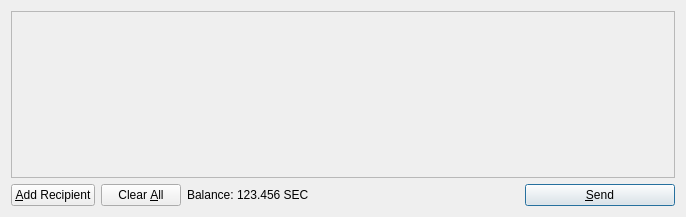
<?xml version="1.0" encoding="UTF-8"?>
<ui version="4.0">
 <class>SendCoinsDialog</class>
 <widget class="QDialog" name="SendCoinsDialog">
  <property name="geometry">
   <rect>
    <x>0</x>
    <y>0</y>
    <width>686</width>
    <height>217</height>
   </rect>
  </property>
  <property name="windowTitle">
   <string>Send Coins</string>
  </property>
  <layout class="QVBoxLayout" name="verticalLayout">
   <item>
    <widget class="QScrollArea" name="scrollArea">
     <property name="widgetResizable">
      <bool>true</bool>
     </property>
     <widget class="QWidget" name="scrollAreaWidgetContents">
      <property name="geometry">
       <rect>
        <x>0</x>
        <y>0</y>
        <width>666</width>
        <height>165</height>
       </rect>
      </property>
      <layout class="QVBoxLayout" name="verticalLayout_2">
       <property name="margin">
        <number>0</number>
       </property>
       <item>
        <layout class="QVBoxLayout" name="entries">
         <property name="spacing">
          <number>6</number>
         </property>
        </layout>
       </item>
       <item>
        <spacer name="verticalSpacer">
         <property name="orientation">
          <enum>Qt::Vertical</enum>
         </property>
         <property name="sizeHint" stdset="0">
          <size>
           <width>20</width>
           <height>40</height>
          </size>
         </property>
        </spacer>
       </item>
      </layout>
     </widget>
    </widget>
   </item>
   <item>
    <layout class="QHBoxLayout" name="horizontalLayout">
     <item>
      <widget class="QPushButton" name="addButton">
       <property name="toolTip">
        <string>Send to multiple recipients at once</string>
       </property>
       <property name="text">
        <string>&amp;Add Recipient</string>
       </property>
       <property name="icon">
        <iconset resource="../bitcoin.qrc">
         <normaloff>:/icons/add</normaloff>:/icons/add</iconset>
       </property>
       <property name="autoDefault">
        <bool>false</bool>
       </property>
      </widget>
     </item>
     <item>
      <widget class="QPushButton" name="clearButton">
       <property name="sizePolicy">
        <sizepolicy hsizetype="Minimum" vsizetype="Fixed">
         <horstretch>0</horstretch>
         <verstretch>0</verstretch>
        </sizepolicy>
       </property>
       <property name="toolTip">
        <string>Remove all transaction fields</string>
       </property>
       <property name="text">
        <string>Clear &amp;All</string>
       </property>
       <property name="icon">
        <iconset resource="../bitcoin.qrc">
         <normaloff>:/icons/remove</normaloff>:/icons/remove</iconset>
       </property>
       <property name="autoRepeatDelay">
        <number>300</number>
       </property>
       <property name="autoDefault">
        <bool>false</bool>
       </property>
      </widget>
     </item>
     <item>
      <layout class="QHBoxLayout" name="horizontalLayout_2">
       <property name="spacing">
        <number>3</number>
       </property>
       <item>
        <widget class="QLabel" name="label">
         <property name="text">
          <string>Balance:</string>
         </property>
        </widget>
       </item>
       <item>
        <widget class="QLabel" name="labelBalance">
         <property name="cursor">
          <cursorShape>IBeamCursor</cursorShape>
         </property>
         <property name="text">
          <string>123.456 SEC</string>
         </property>
         <property name="textInteractionFlags">
          <set>Qt::LinksAccessibleByMouse|Qt::TextSelectableByKeyboard|Qt::TextSelectableByMouse</set>
         </property>
        </widget>
       </item>
      </layout>
     </item>
     <item>
      <spacer name="horizontalSpacer">
       <property name="orientation">
        <enum>Qt::Horizontal</enum>
       </property>
       <property name="sizeHint" stdset="0">
        <size>
         <width>40</width>
         <height>20</height>
        </size>
       </property>
      </spacer>
     </item>
     <item>
      <widget class="QPushButton" name="sendButton">
       <property name="minimumSize">
        <size>
         <width>150</width>
         <height>0</height>
        </size>
       </property>
       <property name="toolTip">
        <string>Confirm the send action</string>
       </property>
       <property name="text">
        <string>&amp;Send</string>
       </property>
       <property name="icon">
        <iconset resource="../bitcoin.qrc">
         <normaloff>:/icons/send</normaloff>:/icons/send</iconset>
       </property>
       <property name="default">
        <bool>true</bool>
       </property>
      </widget>
     </item>
    </layout>
   </item>
  </layout>
 </widget>
 <resources>
  <include location="../bitcoin.qrc"/>
 </resources>
 <connections/>
</ui>
